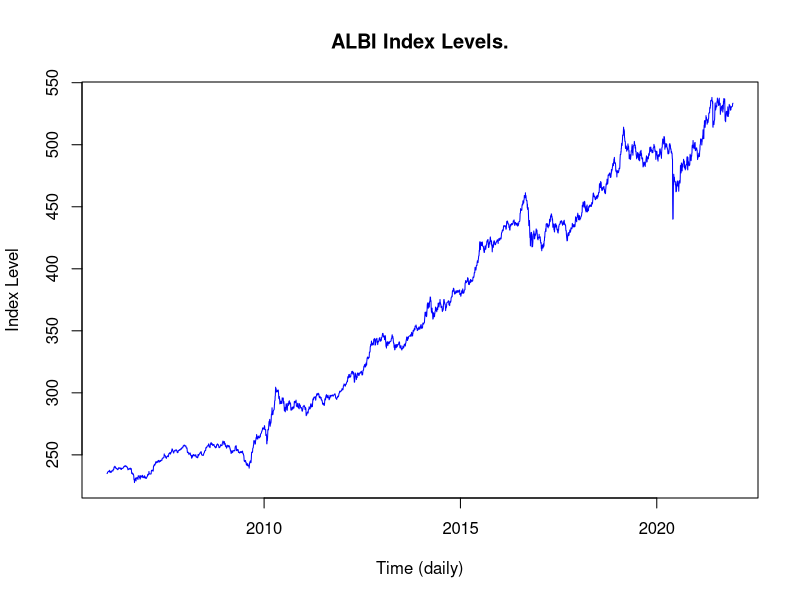

R code for this plot:
## ---- chunk 1
# load required libraries:
library(ggplot2)
library(dplyr)
library(readxl)
## ---- chunk 2
# Read in the data
albi <- read_excel(
  "data/PT-DATA-ALBI-JIBAR-JSEIND-Daily-1994-2017.xlsx",
  skip = 4,
  col_names = FALSE
)

# Selecting the relevant columns
albi <- albi |>
  select(
    Date = ...3,
    Index = ...4
  )

# Reorder so the oldest comes first
albi <- albi |>
  arrange(Date)

# There are many NAs before 2006 so we will shift the window to be from 2006 - 2017
albi$Date <- as.Date(albi$Date)

albi_0616 <- albi |>
  filter(
    Date >= as.Date("2006-01-01"),
    Date <= as.Date("2016-12-31")
  )

#View(albi_0616)
range(albi_0616$Date)

# Create the return series
albi_0616 <- albi_0616 |>
  mutate(
    Return = 100 * (log(Index) - log(lag(Index)))
  )

# Remove NA
albi_returns <- na.omit(albi_0616$Return)

albi_ts <- ts(
  albi_0616$Index,
  start = c(2006, 1),
  frequency = 252
)

plot(albi_ts, main = "ALBI Index Levels.", xlab = "Time (daily)", ylab = "Index Level", col = "blue")
